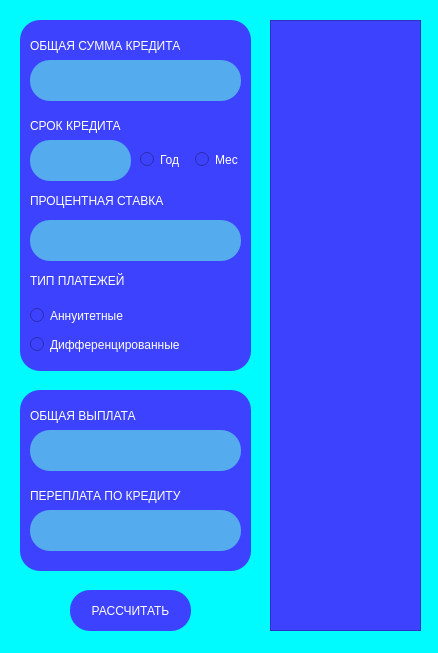
<?xml version="1.0" encoding="UTF-8"?>
<ui version="4.0">
 <class>Credit</class>
 <widget class="QWidget" name="Credit">
  <property name="geometry">
   <rect>
    <x>0</x>
    <y>0</y>
    <width>438</width>
    <height>653</height>
   </rect>
  </property>
  <property name="windowTitle">
   <string>Кредитный калькулятор</string>
  </property>
  <property name="styleSheet">
   <string notr="true">
background-color: rgb(0, 251, 255);</string>
  </property>
  <widget class="QPushButton" name="pushButton_result">
   <property name="geometry">
    <rect>
     <x>70</x>
     <y>590</y>
     <width>121</width>
     <height>41</height>
    </rect>
   </property>
   <property name="styleSheet">
    <string notr="true">color: rgb(255, 255, 255);
background-color: rgb(61, 66, 255);
border-radius: 20px;</string>
   </property>
   <property name="text">
    <string>РАССЧИТАТЬ</string>
   </property>
  </widget>
  <widget class="QWidget" name="widget" native="true">
   <property name="geometry">
    <rect>
     <x>20</x>
     <y>20</y>
     <width>231</width>
     <height>351</height>
    </rect>
   </property>
   <property name="styleSheet">
    <string notr="true">background-color: rgb(61, 66, 255);
border-radius: 20px;</string>
   </property>
   <widget class="QLabel" name="label_amount_credit">
    <property name="geometry">
     <rect>
      <x>10</x>
      <y>10</y>
      <width>171</width>
      <height>31</height>
     </rect>
    </property>
    <property name="styleSheet">
     <string notr="true">color: rgb(255, 255, 255);</string>
    </property>
    <property name="text">
     <string>ОБЩАЯ СУММА КРЕДИТА</string>
    </property>
   </widget>
   <widget class="QLabel" name="label_payment_type">
    <property name="geometry">
     <rect>
      <x>10</x>
      <y>250</y>
      <width>111</width>
      <height>21</height>
     </rect>
    </property>
    <property name="styleSheet">
     <string notr="true">color: rgb(255, 255, 255);</string>
    </property>
    <property name="text">
     <string>ТИП ПЛАТЕЖЕЙ</string>
    </property>
   </widget>
   <widget class="QLabel" name="label_interest_rate">
    <property name="geometry">
     <rect>
      <x>10</x>
      <y>170</y>
      <width>151</width>
      <height>21</height>
     </rect>
    </property>
    <property name="styleSheet">
     <string notr="true">color: rgb(255, 255, 255);</string>
    </property>
    <property name="text">
     <string>ПРОЦЕНТНАЯ СТАВКА</string>
    </property>
   </widget>
   <widget class="QLineEdit" name="lineEdit_amount_credit">
    <property name="geometry">
     <rect>
      <x>10</x>
      <y>40</y>
      <width>211</width>
      <height>41</height>
     </rect>
    </property>
    <property name="toolTipDuration">
     <number>-1</number>
    </property>
    <property name="styleSheet">
     <string notr="true">color: rgb(255, 255, 255);
background-color: rgb(84, 171, 238);
border-radius: 20px;</string>
    </property>
    <property name="text">
     <string/>
    </property>
    <property name="cursorPosition">
     <number>0</number>
    </property>
    <property name="alignment">
     <set>Qt::AlignRight|Qt::AlignTrailing|Qt::AlignVCenter</set>
    </property>
   </widget>
   <widget class="QLabel" name="label_credit_term">
    <property name="geometry">
     <rect>
      <x>10</x>
      <y>90</y>
      <width>101</width>
      <height>31</height>
     </rect>
    </property>
    <property name="styleSheet">
     <string notr="true">color: rgb(255, 255, 255);</string>
    </property>
    <property name="text">
     <string>СРОК КРЕДИТА</string>
    </property>
   </widget>
   <widget class="QLineEdit" name="lineEdit_credit_term">
    <property name="geometry">
     <rect>
      <x>10</x>
      <y>120</y>
      <width>101</width>
      <height>41</height>
     </rect>
    </property>
    <property name="styleSheet">
     <string notr="true">color: rgb(255, 255, 255);
background-color: rgb(84, 171, 238);
border-radius: 20px;</string>
    </property>
    <property name="text">
     <string/>
    </property>
    <property name="alignment">
     <set>Qt::AlignRight|Qt::AlignTrailing|Qt::AlignVCenter</set>
    </property>
   </widget>
   <widget class="QLineEdit" name="lineEdit_interest_rate">
    <property name="geometry">
     <rect>
      <x>10</x>
      <y>200</y>
      <width>211</width>
      <height>41</height>
     </rect>
    </property>
    <property name="styleSheet">
     <string notr="true">color: rgb(255, 255, 255);
background-color: rgb(84, 171, 238);
border-radius: 20px;</string>
    </property>
    <property name="text">
     <string/>
    </property>
    <property name="alignment">
     <set>Qt::AlignRight|Qt::AlignTrailing|Qt::AlignVCenter</set>
    </property>
   </widget>
   <widget class="QWidget" name="layoutWidget">
    <property name="geometry">
     <rect>
      <x>10</x>
      <y>280</y>
      <width>201</width>
      <height>61</height>
     </rect>
    </property>
    <layout class="QVBoxLayout" name="verticalLayout">
     <item>
      <widget class="QRadioButton" name="radioButton_a">
       <property name="styleSheet">
        <string notr="true">color: rgb(255, 255, 255);</string>
       </property>
       <property name="text">
        <string>Аннуитетные</string>
       </property>
      </widget>
     </item>
     <item>
      <widget class="QRadioButton" name="radioButton_d">
       <property name="styleSheet">
        <string notr="true">color: rgb(255, 255, 255);</string>
       </property>
       <property name="text">
        <string>Дифференцированные</string>
       </property>
      </widget>
     </item>
    </layout>
   </widget>
   <widget class="QWidget" name="layoutWidget">
    <property name="geometry">
     <rect>
      <x>120</x>
      <y>130</y>
      <width>104</width>
      <height>20</height>
     </rect>
    </property>
    <layout class="QHBoxLayout" name="horizontalLayout">
     <item>
      <widget class="QRadioButton" name="radioButton_years">
       <property name="styleSheet">
        <string notr="true">color: rgb(255, 255, 255);</string>
       </property>
       <property name="text">
        <string>Год</string>
       </property>
      </widget>
     </item>
     <item>
      <widget class="QRadioButton" name="radioButton_months">
       <property name="styleSheet">
        <string notr="true">color: rgb(255, 255, 255);</string>
       </property>
       <property name="text">
        <string>Мес</string>
       </property>
      </widget>
     </item>
    </layout>
   </widget>
  </widget>
  <widget class="QWidget" name="widget_2" native="true">
   <property name="geometry">
    <rect>
     <x>20</x>
     <y>390</y>
     <width>231</width>
     <height>181</height>
    </rect>
   </property>
   <property name="styleSheet">
    <string notr="true">background-color: rgb(61, 66, 255);
border-radius: 20px;</string>
   </property>
   <widget class="QLabel" name="label_total">
    <property name="geometry">
     <rect>
      <x>10</x>
      <y>10</y>
      <width>171</width>
      <height>31</height>
     </rect>
    </property>
    <property name="styleSheet">
     <string notr="true">color: rgb(255, 255, 255);</string>
    </property>
    <property name="text">
     <string>ОБЩАЯ ВЫПЛАТА</string>
    </property>
   </widget>
   <widget class="QLabel" name="label_total_payment">
    <property name="geometry">
     <rect>
      <x>10</x>
      <y>40</y>
      <width>211</width>
      <height>41</height>
     </rect>
    </property>
    <property name="styleSheet">
     <string notr="true">color: rgb(255, 255, 255);
background-color: rgb(84, 171, 238);
border-radius: 20px;</string>
    </property>
    <property name="text">
     <string/>
    </property>
    <property name="alignment">
     <set>Qt::AlignRight|Qt::AlignTrailing|Qt::AlignVCenter</set>
    </property>
   </widget>
   <widget class="QLabel" name="label_over">
    <property name="geometry">
     <rect>
      <x>10</x>
      <y>90</y>
      <width>171</width>
      <height>31</height>
     </rect>
    </property>
    <property name="styleSheet">
     <string notr="true">color: rgb(255, 255, 255);</string>
    </property>
    <property name="text">
     <string>ПЕРЕПЛАТА ПО КРЕДИТУ</string>
    </property>
   </widget>
   <widget class="QLabel" name="label_overpayment">
    <property name="geometry">
     <rect>
      <x>10</x>
      <y>120</y>
      <width>211</width>
      <height>41</height>
     </rect>
    </property>
    <property name="styleSheet">
     <string notr="true">color: rgb(255, 255, 255);
background-color: rgb(84, 171, 238);
border-radius: 20px;</string>
    </property>
    <property name="text">
     <string/>
    </property>
    <property name="alignment">
     <set>Qt::AlignRight|Qt::AlignTrailing|Qt::AlignVCenter</set>
    </property>
   </widget>
  </widget>
  <widget class="QTableWidget" name="tableWidget">
   <property name="geometry">
    <rect>
     <x>270</x>
     <y>20</y>
     <width>151</width>
     <height>611</height>
    </rect>
   </property>
   <property name="styleSheet">
    <string notr="true">background-color: rgb(61, 66, 255);
color: rgb(253, 251, 255);</string>
   </property>
  </widget>
 </widget>
 <resources/>
 <connections/>
</ui>
